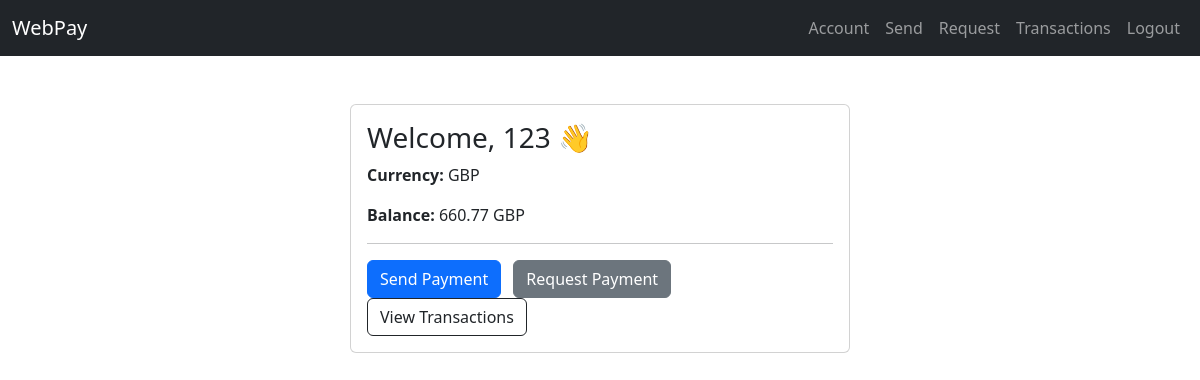
The page /pay/account/ (signed in) on the database its author committed.
### payapp/models.py (models this page shows, shortened)
class Account(models.Model):
    user = models.OneToOneField(User, on_delete=models.CASCADE)
    currency = models.CharField(max_length=3)
    balance = models.DecimalField(max_digits=10, decimal_places=2, default=Decimal('0.00'))

### payapp/views.py (the view)
# urls.py: path('account/', views.account_view, name='account'),
@login_required
def account_view(request):
    account = get_object_or_404(Account, user=request.user)
    return render(request, 'payapp/account.html', {'account': account})

### templates/payapp/account.html (shortened to what this page needs)
{% extends 'base.html' %}
{% block content %}
<div class="card mx-auto" style="max-width: 500px;">
  <div class="card-body">
    <h3 class="card-title">Welcome, {{ account.user.username }} 👋</h3>
    <p class="card-text"><strong>Currency:</strong> {{ account.currency }}</p>
    <p class="card-text"><strong>Balance:</strong> {{ account.balance }} {{ account.currency }}</p>
    <hr>
    <a href="{% url 'send_payment' %}" class="btn btn-primary me-2">Send Payment</a>
    <a href="{% url 'request_payment' %}" class="btn btn-secondary me-2">Request Payment</a>
    <a href="{% url 'transactions' %}" class="btn btn-outline-dark">View Transactions</a>
  </div>
</div>
{% endblock %}

### rows shown on the page
Account: user.username "123", currency "GBP", balance "660.77"
